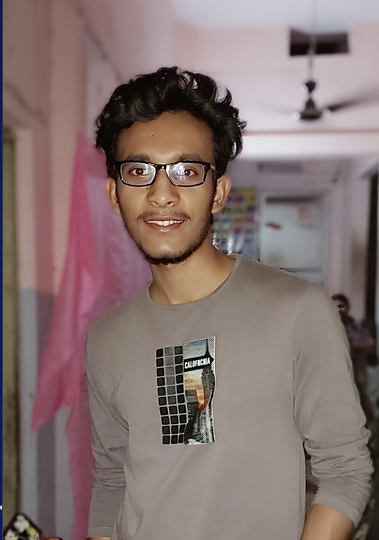
#> input picture face_recognition/data/abhi_pic.png, 379 x 540 px, given in place of the camera
$ python collect_face_data.py
#> lines starting #> are read from the running program, lines starting #| are printed output that depends on the picture; after the words box and inside, x2 and y2 are one past the last pixel; in counts of white or black regions, pixels touching at a corner belong together
import cv2
import numpy as np


face_cascade = cv2.CascadeClassifier('haarcascade_frontalface_alt.xml')
cap = cv2.VideoCapture(0)
data_path = './data/'
face_data = []
skip = 0
file_name = raw_input("Enter the name: ")
#> the answer given: data/abhi_pic.png

while True:
	ret,frame = cap.read()
#> frame is the input picture: shape (540, 379, 3); mean B, G, R 112.6, 115.2, 133.4
	if ret == False:
		continue

	gray_frame = cv2.cvtColor(frame,cv2.COLOR_BGR2GRAY)
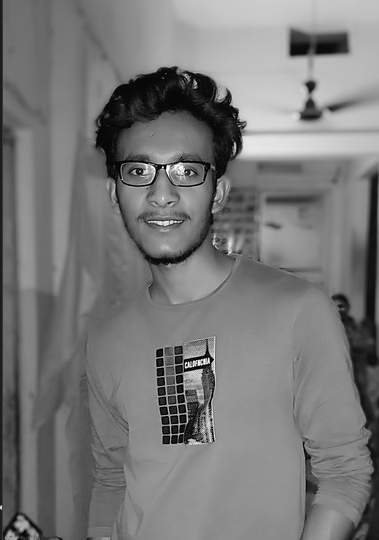
#> gray_frame: shape (540, 379); min 0, max 255, mean 120.4

	faces =face_cascade.detectMultiScale(frame,1.3,2)
#> faces = [[101, 126, 127, 127], [57, 99, 212, 212]]
	faces = sorted(faces,key=lambda f:f[2]*f[3])
	face_section = frame
	for (x,y,w,h) in faces[-1:]:
		cv2.rectangle(frame,(x,y),(x+w,y+h),(0,255,255),2)

		offset = 10
		face_section = frame[y-offset:y+h+offset,x-offset:x+w+offset]
		face_section = cv2.resize(face_section,(100,100))

		skip+=1
		if (skip%10==0):
			face_data.append(face_section)
#> this loop made 1 pass
#> (x, y, w, h, offset, skip) on pass 1: (57, 99, 212, 212, 10, 1)
#> pass 1, `face_section = frame[y-offset:y+h+offset,x-offset:x+w+offset]`:
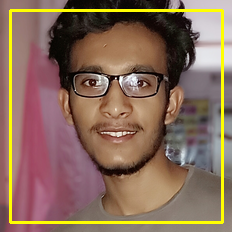
#> face_section: shape (232, 232, 3); mean B, G, R 90, 107.1, 135.5
#> pass 1, `face_section = cv2.resize(face_section,(100,100))`:
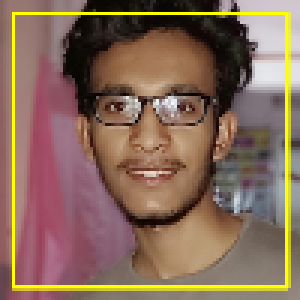
#> face_section: shape (100, 100, 3) (shown 3 times larger); mean B, G, R 89.6, 106.9, 135.3
#> after the loop:
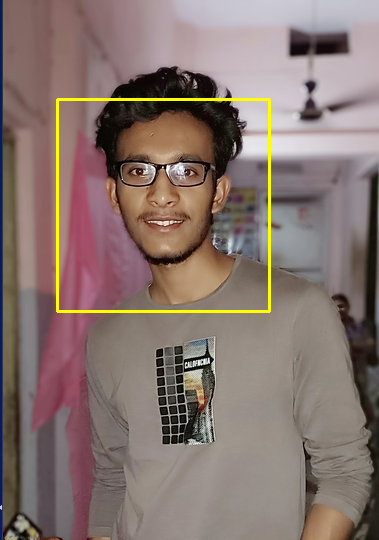
#> frame: shape (540, 379, 3); 1.24% of pixels changed, all inside (x1, y1, x2, y2) = (56, 98, 271, 313)
#> after the loop, face_data = []; skip = 1
	cv2.imshow("face",frame)
	cv2.imshow("face section", face_section)

	print(len(face_data))
#| 0

	key = cv2.waitKey(1) & 0xFF
#> (key q is pressed here)
	if key == ord('q'):
		break

face_data = np.asarray(face_data)
#> face_data = empty array
#> (the run stopped early here; a loop or call above may not have finished)
